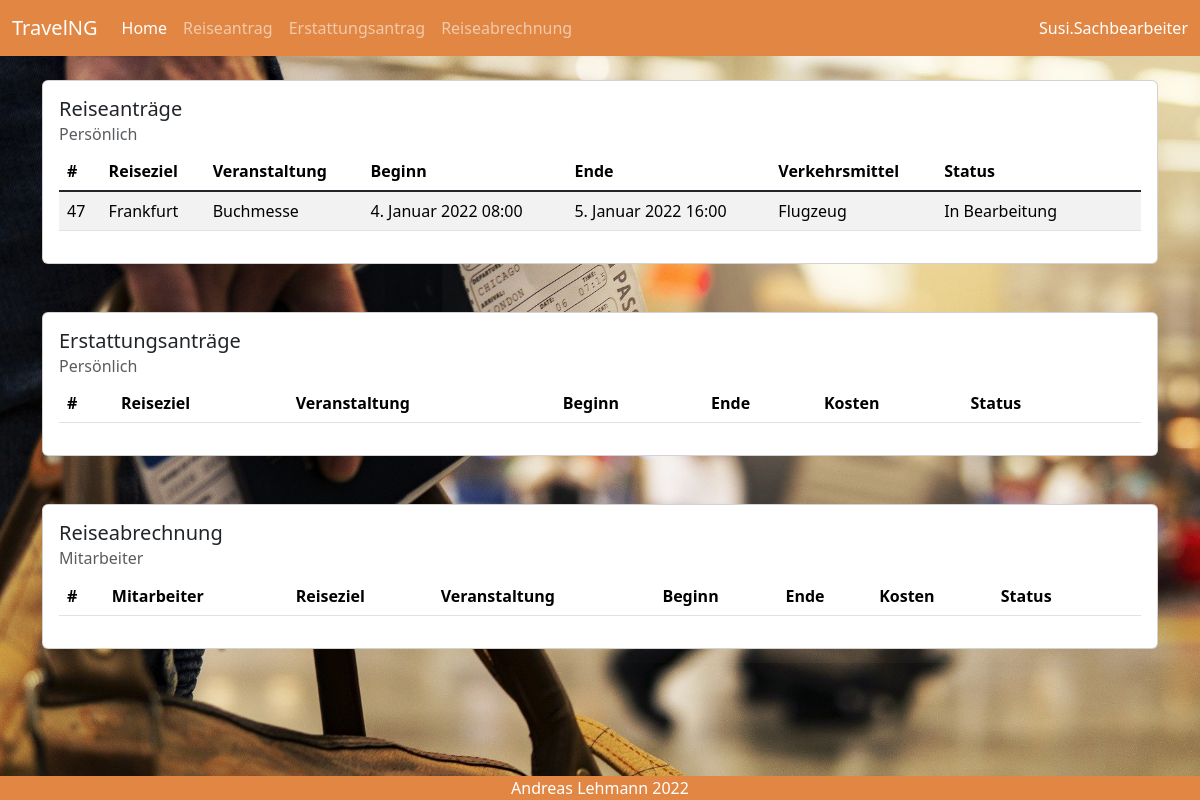
The page / (signed in) on the database its author committed.
### travel/models.py (models this page shows, shortened)
class TravelRequest(models.Model):
    STATUS_CHOICES = [('In Bearbeitung', 'In Bearbeitung'),
                      ('Genehmigt', 'Genehmigt'),
                      ]
    username = models.CharField(max_length=50, null=True, blank=False)
    employee = models.CharField(max_length=50, null=True, blank=False)
    supervisor = models.CharField(max_length=50, null=True, blank=False)
    destination = models.CharField(max_length=50, blank=False)
    event = models.CharField(max_length=50, blank=False)
    journey_start = models.DateTimeField(default='01.01.2022 08:00', blank=False)
    journey_end = models.DateTimeField(default='01.01.2022 08:00', blank=False)
    event_start = models.DateTimeField(default='01.01.2022 08:00', blank=False)
    event_end = models.DateTimeField(default='01.01.2022 08:00', blank=False)
    transport = models.ForeignKey(Transport, on_delete=models.SET_NULL, null=True, blank=False)
    cost_center = models.ForeignKey(CostCenter, on_delete=models.SET_NULL, null=True, blank=False)
    status = models.CharField(default='In Bearbeitung', max_length=30, choices=STATUS_CHOICES)
    class Meta:
        permissions = [
            (
                'is_supervisor', 'can access auth page'
            )
        ]

class Transport(models.Model):
    vehicle = models.CharField(max_length=30)
    def __str__(self):
        return f'{self.vehicle}'

### travel/views.py (the view, shortened to what this page needs)
# urls.py: 2. Add a URL to urlpatterns:  path('', views.home, name='home')
@login_required
def home(request):
    if request.user.get_username() == 'admin':
        print('User is admin')
        travel_requests = TravelRequest.objects.all().order_by('journey_start')
        travel_invoices = TravelInvoice.objects.all().order_by('journey_start')
        return render(request, 'travel/home.html',
                      {'page_title': '', 'travel_requests': travel_requests, 'travel_invoices': travel_invoices})
    elif request.user.has_perm('travel.is_clerk'):
        print('User is clerk')
        travel_requests = TravelRequest.objects.filter(username=request.user.get_username()).order_by('journey_start')
        travel_invoices = TravelInvoice.objects.filter(username=request.user.get_username()).order_by('journey_start')
        travel_refund = TravelInvoice.objects.filter(tr_status='Genehmigt').filter(ti_status='In Bearbeitung').order_by(
            'journey_start')
        return render(request, 'travel/home.html',
                      {'page_title': '', 'travel_requests': travel_requests, 'travel_invoices': travel_invoices,
                       'travel_refund': travel_refund})

### templates/travel/home.html (shortened to what this page needs)
{% extends 'travel/base.html' %}
{% load bootstrap5 bootstrap_icons mathfilters %}
{% block content %}
    <div class="container">
        <div class="card" style="width: 100%;">
            <div class="card-body">
                <h5 class="card-title">Reiseanträge</h5>
                <h6 class="card-subtitle mb-2 text-muted">Persönlich</h6>
                <table class="table table-striped table-hover">
                    <thead class="">
                    <tr>
                        <th>#</th>
                        <th>Reiseziel</th>
                        <th>Veranstaltung</th>
                        <th>Beginn</th>
                        <th>Ende</th>
                        <th>Verkehrsmittel</th>
                        <th>Status</th>
                        <th>&nbsp;</th>
                    </tr>
                    </thead>
                    <tbody class="table-group-divider">
                    {% for TravelRequest in travel_requests %}
                        {% if TravelRequest.username == user.get_username %}
                            <tr>
                                <td>{{ TravelRequest.id }}</td>
                                <td>{{ TravelRequest.destination }}</td>
                                <td>{{ TravelRequest.event }}</td>
                                <td>{{ TravelRequest.journey_start }}</td>
                                <td>{{ TravelRequest.journey_end }}</td>
                                <td>{{ TravelRequest.transport }}</td>
                                <td>{{ TravelRequest.status }}</td>
                                <td>
                                </td>
                            </tr>
                        {% endif %}
                    {% endfor %}
                    </tbody>
                </table>
            </div>
        </div>
        <div class="card" style="width: 100%;">
            <div class="card-body">
                <h5 class="card-title">Erstattungsanträge</h5>
                <h6 class="card-subtitle mb-2 text-muted">Persönlich</h6>
                <table class="table table-striped table-hover">
                    <thead class="">
                    <tr>
                        <th>#</th>
                        <th>Reiseziel</th>
                        <th>Veranstaltung</th>
                        <th>Beginn</th>
                        <th>Ende</th>
                        <th>Kosten</th>
                        <th>Status</th>
                        <th>&nbsp;</th>
                    </tr>
                    </thead>
                </table>
            </div>
        </div>
        {% if perms.travel.is_clerk %}
            <div class="card" style="width: 100%;">
                <div class="card-body">
                    <h5 class="card-title">Reiseabrechnung</h5>
                    <h6 class="card-subtitle mb-2 text-muted">Mitarbeiter</h6>
                    <table class="table table-striped table-hover">
                        <thead class="">
                        <tr>
                            <th>#</th>
                            <th>Mitarbeiter</th>
                            <th>Reiseziel</th>
                            <th>Veranstaltung</th>
                            <th>Beginn</th>
                            <th>Ende</th>
                            <th>Kosten</th>
                            <th>Status</th>
                            <th>&nbsp;</th>
                        </tr>
                        </thead>
                    </table>
                </div>
            </div>
            </div>
        {% endif %}
{% endblock %}

### templates/travel/base.html (shortened to what this page needs)
{% load bootstrap5 bootstrap_icons %}
{% bootstrap_css %}
{% load static %}
<link rel="stylesheet" href="{% static 'bootstrap_icons/css/bootstrap_icons.css' %}">
<!DOCTYPE html>
<html lang="en">
<head>
</head>
<body>
<div class="bg-image" style="background-image: url('{% static 'travel-g774051fb3_1920.jpg' %}');
        height: 100vh;
        background-size: cover;
        background-repeat: no-repeat;
        "
>
    {% block navigation %}
        <nav class="navbar navbar-expand-lg navbar-dark mb-4" style="background-color: #e28743;">
            <div class="container-fluid">
                <a class="navbar-brand" href="#">{% md_icon 'earth' %}TravelNG</a>
                <ul class="navbar-nav me-auto mb-2 mb-lg-0">
                    <li class="nav-item">
                        <a class="nav-link active" aria-current="page"
                           href="{% url 'home' %}">{% bs_icon 'house' %}Home</a>
                    </li>
                    <li class="nav-item">
                        <a class="nav-link"
                           href="{% url 'addTravelRequest' %}">{% bs_icon 'airplane' %}Reiseantrag</a>
                    </li>
                    <li class="nav-item">
                        <a class="nav-link"
                           href="{% url 'travelInvoice' %}">{% bs_icon 'bank' %}Erstattungsantrag</a>
                    </li>
                    {% if perms.travel.is_clerk %}
                        <li class="nav-item">
                            <a class="nav-link"
                               href="{% url 'travelInvoiceRefund' %}">{% bs_icon 'cash-coin' %}Reiseabrechnung</a>
                        </li>
                    {% endif %}
                </ul>
                <a class="nav-link text-white" href="{% url 'logout' %}">{% bs_icon 'person' %}{{ user.username }}</a>
            </div>
        </nav>
    {% endblock %}
    {% block content %}{% endblock %}
</div>
</body>
{% block footer %}
    <div class="text-center text-white fixed-bottom" style="background-color: #e28743;">{% bs_icon 'c-circle' %}Andreas
        Lehmann 2022
    </div>
{% endblock %}
</html>

### rows shown on the page
TravelRequest: id "47", destination "Frankfurt", event "Buchmesse", journey_start "4. Januar 2022 08:00", journey_end "5. Januar 2022 16:00", transport "Flugzeug", status "In Bearbeitung"

### other values the page prints
{{ user.username }} "Susi.Sachbearbeiter"
